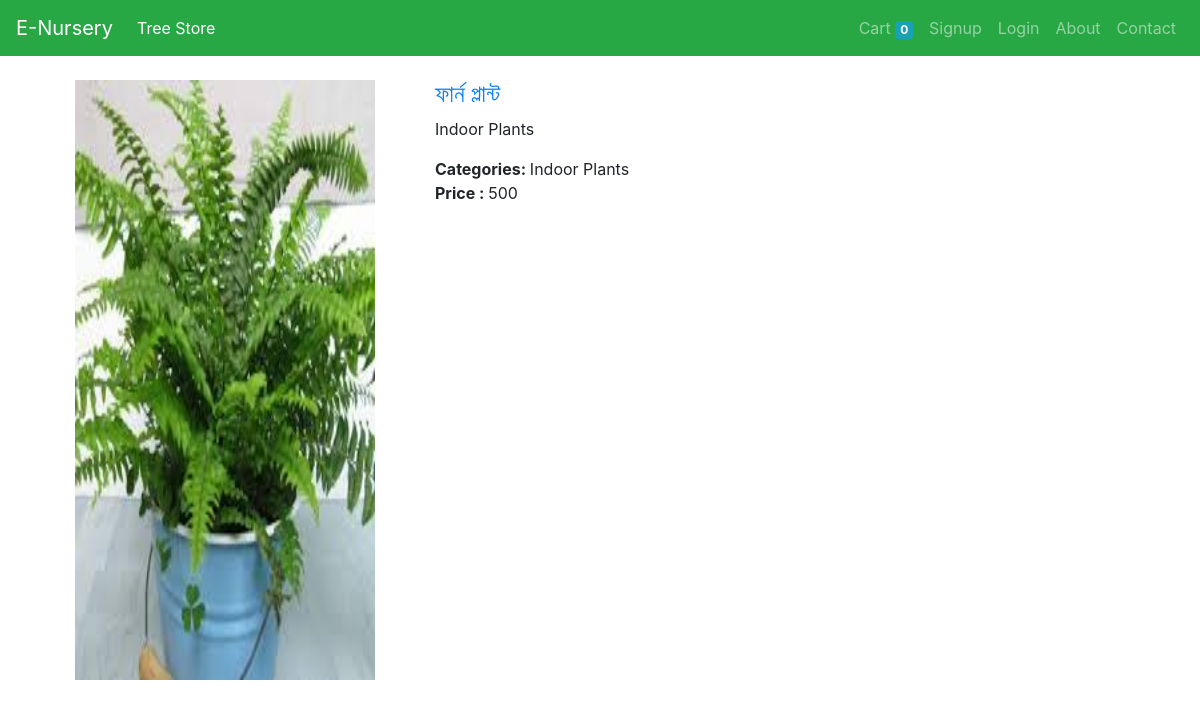
/store/43, run on an earlier commit of the app's database.
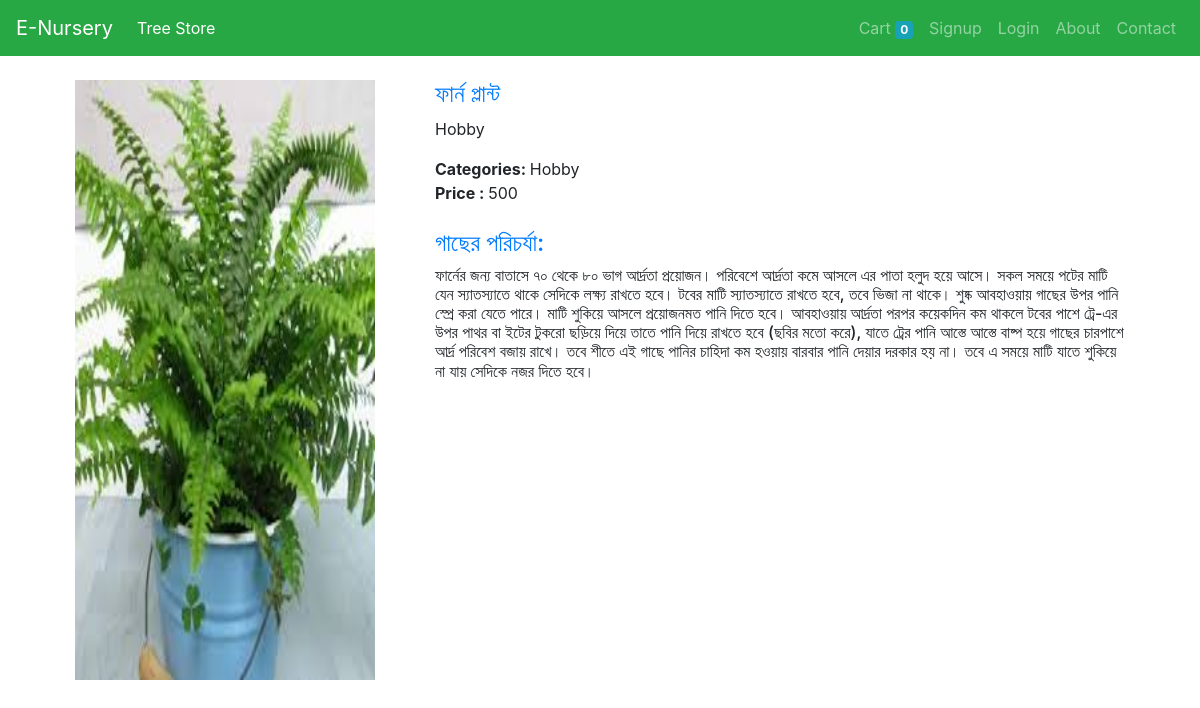
And on a later commit of the database.
### store/models/product.py (models this page shows, shortened)
class Product(models.Model):
    name = models.CharField(max_length=50)
    price = models.IntegerField(default=0)
    category = models.ForeignKey(Category, on_delete=models.CASCADE, default=1)
    description = models.CharField(max_length=200, default='' , null=True , blank=True)
    image = models.ImageField(upload_to='uploads/products/')

class Product_Details(models.Model):
    product = models.OneToOneField(Product,on_delete=models.CASCADE)
    details = models.TextField(null=True,default="empty")
    details_show=models.BooleanField(default=False)
    uses = models.TextField(null=True,default="empty")
    show = models.BooleanField(default=False)
    diseases=models.TextField(null=True,default="empty")
    diseases_show=models.BooleanField(default=False)
    care_growing=models.TextField(null=True,default="empty")
    care_growing1_show= models.BooleanField(default=False)
    fartilizer=models.TextField(null=True,default="empty")
    fartilizer_show=models.BooleanField(default=False)

### store/models/category.py (models this page shows, shortened)
class Category(models.Model):
    name = models.CharField(max_length=20)
    def __str__(self):
        return self.name

### store/views/home.py (the view)
# urls.py: path('store/<int:pk>', Details , name='details'),
def Details(request,pk):
    product = Product.objects.get(id=pk)
    details = Product_Details.objects.get(product=product)
    return render(request,'details.html',{'product' : product,'details':details})

### store/templates/details.html (shortened to what this page needs)
{% extends 'base.html' %}
{% block content %}
{% load cart %}
{% load custom_filter %}
<div class="container bootdey">
    <div class="col-md-12">
        <br/>
    <section class="panel">
          <div class="panel-body">
              <div class="col-md-4"  style="float: left;">
                  <div class="pro-img-details">
                        <img style="width: 300px; height: 600px;" src="{{ product.image.url }}" alt="">
                    </div>
              </div>
              <div class="col-md-8" style="float: left;">
                    <h4 class="pro-d-title">
                        <a href="#" class="">
                            {{ product.name }}
                        </a>
                    </h4>
                  <p>{{ product.category }}</p>
                  <div class="product_meta">
                      <span class="posted_in"> <strong>Categories: </strong> {{ product.category }}</span>
                  </div>
                  <div class="m-bot15"> <strong>Price : </strong> <span class="amount-old">{{ product.price }}</span></div>
                  <br/>
                  {% if details.details_show is True %}
                  <h4 class="pro-d-title">
                    <a href="#" class="">
                       গাছের  পরিচর্যা:
                    </a>
                <h6>{{ details.details }}</h6>
                {% endif %}
                <br/>
                </div>
          </div>
      </section>
      </div>
      </div>
{% endblock %}

What changed in the data, as far as the page shows it:
changed through a linked row, Product: category "Indoor Plants" → "Hobby"
now on this page (row edited): Product_Details: details "ফার্নের জন্য বাতাসে ৭০ থেকে ৮০ ভাগ আর্দ্রতা প্রয়োজন। পরিবেশে আর্দ্রতা কমে আসলে এর পাতা হলুদ হয়ে আসে। সকল সময়ে পটের মাটি যেন স্যাতস্যাতে থাকে সেদিকে লক্ষ্য রাখতে হবে। টবের মাটি স্যাতস্যাতে রাখতে হবে, তবে ভিজা না থাকে। শুষ্ক আবহাওয়ায় গাছের উপর পানি স্প্রে করা যেতে পারে। মাটি শুকিয়ে আসলে প্রয়োজনমত পানি দিতে হবে। আবহাওয়ায় আর্দ্রতা পরপর কয়েকদিন কম থাকলে টবের পাশে ট্রে-এর উপর পাথর বা ইটের টুকরো ছড়িয়ে দিয়ে তাতে পানি দিয়ে রাখতে হবে (ছবির মতো করে), যাতে ট্রের পানি আস্তে আস্তে বাষ্প হয়ে গাছের চারপাশে আর্দ্র পরিবেশ বজায় রাখে। তবে শীতে এই গাছে পানির চাহিদা কম হওয়ায় বারবার পানি দেয়ার দরকার হয় না। তবে এ সময়ে মাটি যাতে শুকিয়ে না যায় সেদিকে নজর দিতে হবে।"
changed Product_Details: details_show False → True (drawn)
Also different on the page:
text now shown: "গাছের পরিচর্যা:"
